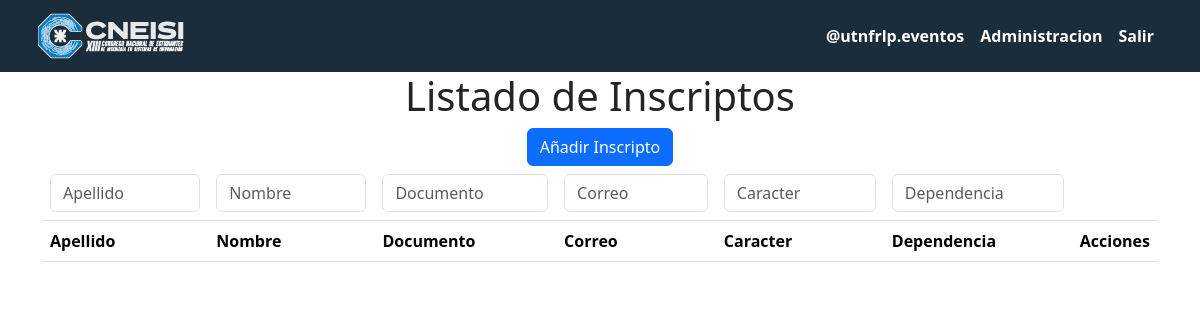
/usuarios/coordinador/home (signed in), run on an earlier commit of the app's database.
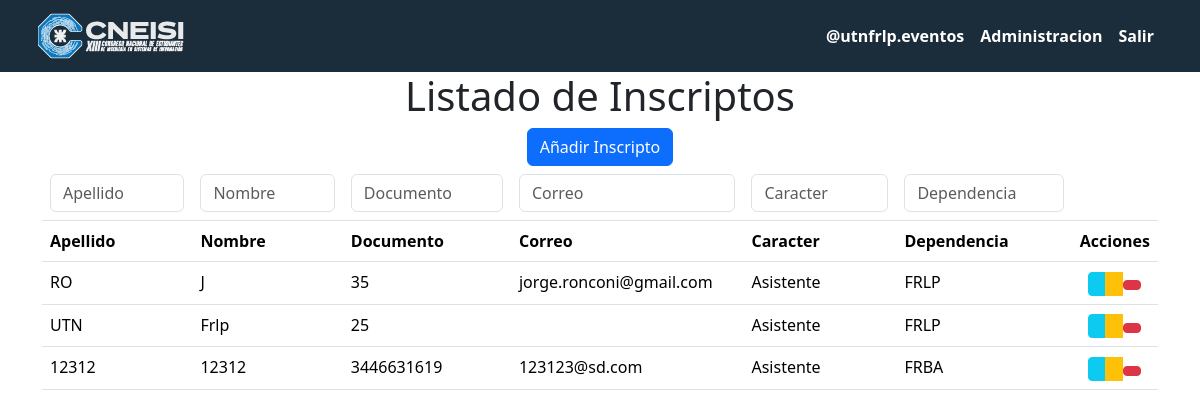
And on a later commit of the database.
### core/models.py (models this page shows, shortened)
class Usuarios(models.Model):
    user = models.OneToOneField(User, on_delete=models.CASCADE)
    documento = models.IntegerField(unique=True)
    cuit = models.PositiveBigIntegerField()
    fecha_nacimiento = models.DateField()
    telefono_personal = PhoneNumberField()
    telefono_emergencia = PhoneNumberField()
    caracter = models.CharField(
        max_length=15, choices=CARACTER_CHOICES, default='asistente')
    grupo_sangineo = models.CharField(max_length=4, choices=GRUPO_FACTOR_CHOICES)
    regimen_comida = models.CharField(max_length=15, choices=REGIMEN_COMIDA_CHOICES)
    regimen_comida_otro = models.TextField(blank=True, null=True)
    talle_ropa = models.ForeignKey('TallesRemeras', on_delete=models.CASCADE)
    alergia = models.CharField(max_length=2, choices={'si': 'Si', 'no': 'No'})
    alergia_otro = models.TextField(blank=True, null=True)
    medicamento = models.CharField(max_length=2, choices={'si': 'Si', 'no': 'No'})
    medicamento_otro = models.TextField(blank=True, null=True)
    class Meta:
        abstract = True

class UserAsistente(Usuarios):
    dependencia = models.ForeignKey(
        'Dependencia', on_delete=models.CASCADE)
    class Meta:
        managed = True
        verbose_name = 'Asistente'
        verbose_name_plural = 'Asistentes'

class Dependencia(models.Model):
    nombre_largo = models.CharField(max_length=100)
    nombre_corto = models.CharField(max_length=10)
    cupo = models.IntegerField()

### core/views.py (the view)
# urls.py: path('coordinador/home', InscriptosList.as_view(), name='coordinador_home'),
class InscriptosList(GroupRequiredMixin, ListView):
    model = UserAsistente
    template_name = 'usuarios/coordinador_home.html'
    group_name = 'coordinador'
    def get_queryset(self):
        usuario_actual = UserCoordinador.objects.get(user=self.request.user)
        dependencias = usuario_actual.dependencia.all()
        return UserAsistente.objects.filter(dependencia__in=dependencias).distinct()

### core/mixins.py (called while the page is built)
    def dispatch(self, request, *args, **kwargs):
        if not request.user.is_authenticated or not request.user.groups.filter(name=self.group_name).exists():
            return redirect('home')
        return super().dispatch(request, *args, **kwargs)

### core/templatetags/user_tags.py (called while the page is built)
@register.filter('has_group')
def has_group(user, group_name):
    groups = user.groups.all().values_list('name', flat=True)
    return True if group_name in groups else False

### core/templates/usuarios/coordinador_home.html (shortened to what this page needs)
{% extends 'base.html' %} {% load django_bootstrap5 %} {% load bootstrap_icons %} {% block content %}
    <div class="container">
        <div class="row">
            <div class="col-md-12 text-center">
                <h1>Listado de Inscriptos</h1>
            </div>
            <div style='display: flex; justify-content: center; align-items: center;'>
                <a role="button" style='margin: 0 20px' href="{% url 'coordinador_inscribir_uno' %}" class="btn btn-primary btn-md">Añadir Inscripto</a>
            </div>
            <div class="col-md-12">
                <table class="table table-hover">
                    <thead>
                        <tr>
                            <th><input type="text" id="filterApellido" class="form-control" placeholder="Apellido"></th>
                            <th><input type="text" id="filterNombre" class="form-control" placeholder="Nombre"></th>
                            <th><input type="text" id="filterDocumento" class="form-control" placeholder="Documento"></th>
                            <th><input type="email" id="filterCorreo" class="form-control" placeholder="Correo"></th>
                            <th><input type="text" id="filterCaracter" class="form-control" placeholder="Caracter"></th>
                            <th><input type="text" id="filterDependencia" class="form-control" placeholder="Dependencia"></th>
                            <th class="text-center">
                            </th>
                        </tr>
                        <tr>
                            <th>Apellido</th>
                            <th>Nombre</th>
                            <th>Documento</th>
                            <th>Correo</th>
                            <th>Caracter</th>
                            <th>Dependencia</th>
                            <th class="text-center">Acciones</th>
                        </tr>
                    </thead>
                    <tbody id="inscriptosTableBody">
                        {% for un_inscripto in object_list %}
                        <tr>
                            <td>{{ un_inscripto.user.last_name.upper }}</td>
                            <td>{{ un_inscripto.user.first_name.title }}</td>
                            <td>{{ un_inscripto.documento }}</td>
                            <td>{{ un_inscripto.user.email }}</td>
                            <td>{{ un_inscripto.caracter.title }}</td>
                            <td>{{ un_inscripto.dependencia.nombre_corto.upper }}</td>
                            <td class="text-center">
                            <div class="btn-group" role="group">
                                <a class="btn btn-info btn-sm" href="{% url 'coordinador_ver_asistente' pk=un_inscripto.pk %}" role="button" target="_blank">{% bs_icon 'eye' %}</a>
                                <a class="btn btn-warning btn-sm" href="{% url 'coordinador_editar_asistente' pk=un_inscripto.pk %}" role="button">{% bs_icon 'pencil-square' %}</a>
                                <form action="{% url 'coordinador_eliminar_asistente' pk=un_inscripto.pk %}" method="post" style="display: inline">
                                    <button class="btn btn-danger btn-sm" type="submit">{% bs_icon 'trash3' %}</button>
                                </form>
                                </div>
                            </td>
                        </tr>
                        {% endfor %}
                    </tbody>
                </table>
            </div>
        </div>
    </div>
{% endblock %}

What changed in the data, as far as the page shows it:
added UserAsistente: user.last_name "RO", user.first_name "J", documento "35", user.email "jorge.ronconi@gmail.com", caracter "Asistente", dependencia.nombre_corto "FRLP"
added UserAsistente: user.last_name "UTN", user.first_name "Frlp", documento "25", caracter "Asistente", dependencia.nombre_corto "FRLP"
added UserAsistente: user.last_name "12312", user.first_name "12312", documento "3446631619", user.email "123123@sd.com", caracter "Asistente", dependencia.nombre_corto "FRBA"
